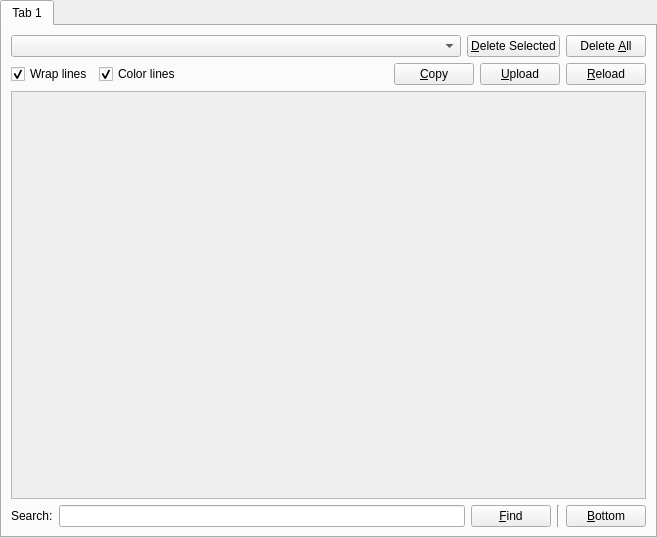
<?xml version="1.0" encoding="UTF-8"?>
<ui version="4.0">
 <class>OtherLogsPage</class>
 <widget class="QWidget" name="OtherLogsPage">
  <property name="geometry">
   <rect>
    <x>0</x>
    <y>0</y>
    <width>657</width>
    <height>538</height>
   </rect>
  </property>
  <layout class="QVBoxLayout" name="verticalLayout_2">
   <property name="leftMargin">
    <number>0</number>
   </property>
   <property name="topMargin">
    <number>0</number>
   </property>
   <property name="rightMargin">
    <number>0</number>
   </property>
   <property name="bottomMargin">
    <number>0</number>
   </property>
   <item>
    <widget class="QTabWidget" name="tabWidget">
     <property name="currentIndex">
      <number>0</number>
     </property>
     <widget class="QWidget" name="tab">
      <attribute name="title">
       <string notr="true">Tab 1</string>
      </attribute>
      <layout class="QGridLayout" name="gridLayout_2">
       <item row="2" column="0">
        <widget class="QLabel" name="label">
         <property name="text">
          <string>Search:</string>
         </property>
        </widget>
       </item>
       <item row="2" column="1">
        <widget class="QLineEdit" name="searchBar"/>
       </item>
       <item row="2" column="2">
        <widget class="QPushButton" name="findButton">
         <property name="text">
          <string>&amp;Find</string>
         </property>
        </widget>
       </item>
       <item row="2" column="3">
        <widget class="Line" name="line">
         <property name="orientation">
          <enum>Qt::Vertical</enum>
         </property>
        </widget>
       </item>
       <item row="2" column="4">
        <widget class="QPushButton" name="btnBottom">
         <property name="toolTip">
          <string>Scroll all the way to bottom</string>
         </property>
         <property name="text">
          <string>&amp;Bottom</string>
         </property>
        </widget>
       </item>
       <item row="1" column="0" colspan="5">
        <widget class="LogView" name="text">
         <property name="enabled">
          <bool>false</bool>
         </property>
         <property name="undoRedoEnabled">
          <bool>false</bool>
         </property>
         <property name="readOnly">
          <bool>true</bool>
         </property>
         <property name="plainText">
          <string notr="true"/>
         </property>
         <property name="textInteractionFlags">
          <set>Qt::LinksAccessibleByKeyboard|Qt::LinksAccessibleByMouse|Qt::TextBrowserInteraction|Qt::TextSelectableByKeyboard|Qt::TextSelectableByMouse</set>
         </property>
         <property name="centerOnScroll">
          <bool>false</bool>
         </property>
        </widget>
       </item>
       <item row="0" column="0" colspan="5">
        <layout class="QGridLayout" name="gridLayout">
         <item row="0" column="0" colspan="5">
          <layout class="QHBoxLayout" name="horizontalLayout">
           <item>
            <widget class="QComboBox" name="selectLogBox">
             <property name="sizePolicy">
              <sizepolicy hsizetype="Expanding" vsizetype="Fixed">
               <horstretch>0</horstretch>
               <verstretch>0</verstretch>
              </sizepolicy>
             </property>
            </widget>
           </item>
           <item>
            <widget class="QPushButton" name="btnDelete">
             <property name="toolTip">
              <string>Delete the selected log</string>
             </property>
             <property name="text">
              <string>&amp;Delete Selected</string>
             </property>
            </widget>
           </item>
           <item>
            <widget class="QPushButton" name="btnClean">
             <property name="toolTip">
              <string>Delete all the logs</string>
             </property>
             <property name="text">
              <string>Delete &amp;All</string>
             </property>
            </widget>
           </item>
          </layout>
         </item>
         <item row="1" column="0" colspan="5">
          <layout class="QHBoxLayout" name="horizontalLayout1">
           <item>
            <widget class="QCheckBox" name="wrapCheckbox">
             <property name="text">
              <string>Wrap lines</string>
             </property>
             <property name="checked">
              <bool>true</bool>
             </property>
            </widget>
           </item>
           <item>
            <widget class="QCheckBox" name="colorCheckbox">
             <property name="text">
              <string>Color lines</string>
             </property>
             <property name="checked">
              <bool>true</bool>
             </property>
            </widget>
           </item>
           <item>
            <spacer name="horizontalSpacer">
             <property name="orientation">
              <enum>Qt::Horizontal</enum>
             </property>
             <property name="sizeHint" stdset="0">
              <size>
               <width>40</width>
               <height>20</height>
              </size>
             </property>
            </spacer>
           </item>
           <item>
            <widget class="QPushButton" name="btnCopy">
             <property name="toolTip">
              <string>Copy the whole log into the clipboard</string>
             </property>
             <property name="text">
              <string>&amp;Copy</string>
             </property>
            </widget>
           </item>
           <item>
            <widget class="QPushButton" name="btnPaste">
             <property name="toolTip">
              <string>Upload the log to the paste service configured in preferences</string>
             </property>
             <property name="text">
              <string>&amp;Upload</string>
             </property>
            </widget>
           </item>
           <item>
            <widget class="QPushButton" name="btnReload">
             <property name="toolTip">
              <string>Reload the contents of the log from the disk</string>
             </property>
             <property name="text">
              <string>&amp;Reload</string>
             </property>
            </widget>
           </item>
          </layout>
         </item>
        </layout>
       </item>
      </layout>
     </widget>
    </widget>
   </item>
  </layout>
 </widget>
 <customwidgets>
  <customwidget>
   <class>LogView</class>
   <extends>QPlainTextEdit</extends>
   <header>ui/widgets/LogView.h</header>
  </customwidget>
 </customwidgets>
 <tabstops>
  <tabstop>tabWidget</tabstop>
  <tabstop>selectLogBox</tabstop>
  <tabstop>btnReload</tabstop>
  <tabstop>btnCopy</tabstop>
  <tabstop>btnPaste</tabstop>
  <tabstop>btnDelete</tabstop>
  <tabstop>btnClean</tabstop>
  <tabstop>wrapCheckbox</tabstop>
  <tabstop>colorCheckbox</tabstop>
  <tabstop>text</tabstop>
  <tabstop>searchBar</tabstop>
  <tabstop>findButton</tabstop>
 </tabstops>
 <resources/>
 <connections/>
</ui>
